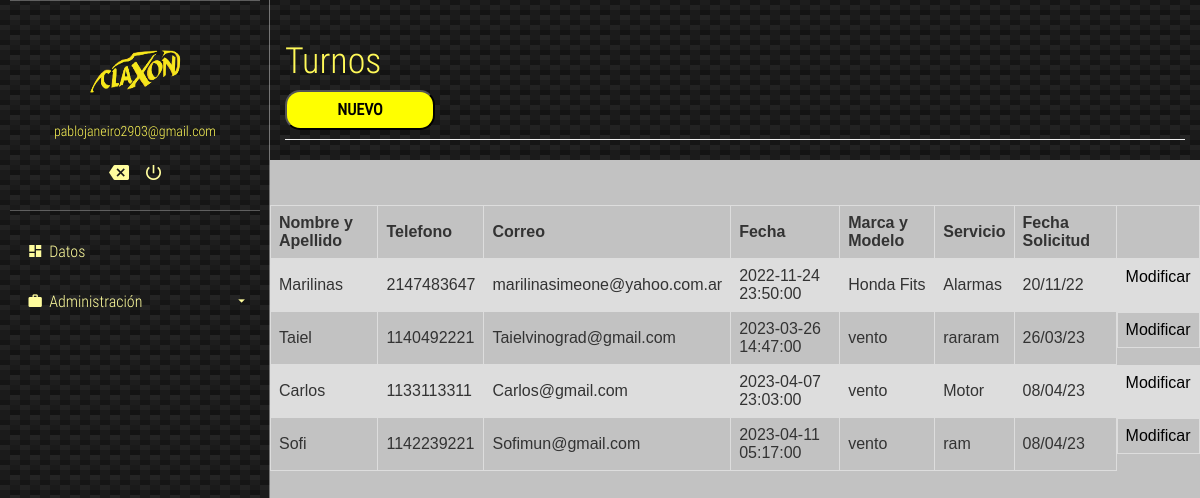
Screenshot of /verTurnos.php (signed in) with the database file from the repository.
### tables this page shows
CREATE TABLE `users` (
  `id` int(11) NOT NULL,
  `email` varchar(200) NOT NULL,
  `password` varchar(200) NOT NULL,
  `Tipo` varchar(15) DEFAULT 'Cliente',
  `Telefono` varchar(15) NOT NULL,
  `Nombre` varchar(200) NOT NULL,
  `imagen` longblob NOT NULL
);

CREATE TABLE `turnos` (
  `Nombre` varchar(200) NOT NULL,
  `Telefono` int(11) NOT NULL,
  `id` int(11) NOT NULL,
  `Correo` varchar(200) NOT NULL,
  `Fecha_Hora` datetime NOT NULL,
  `Marca_Modelo` varchar(100) NOT NULL,
  `Servicio` varchar(100) NOT NULL,
  `Fecha_Solicitud` varchar(15) NOT NULL
);

### verTurnos.php (the view, shortened to what this page needs)
<?php
  require 'database.php';
  if (isset($_SESSION['user_id'])) {
    $records = $conn->prepare('SELECT id, email, password FROM users WHERE id = :id');
    $records->bindParam(':id', $_SESSION['user_id']);
    $records->execute();
    $results = $records->fetch(PDO::FETCH_ASSOC);
    $user = null;
    if (count($results) > 0) {
      $user = $results;
    }
  }
?>
<head>
	<link rel="stylesheet" href="./css/main.css">
</head>
<body>
	<section class="full-box cover dashboard-sideBar">
		<div class="full-box dashboard-sideBar-ct">
			<div class="full-box dashboard-sideBar-UserInfo">
				<figure class="full-box">
				<img src="claxon2.png" alt="UserIcon">
					<figcaption class="text-center text-titles"><?= $user['email']; ?></figcaption>
				</figure>
				<ul class="full-box list-unstyled text-center">
					<li>
						<a href="index.php">
							<i class="zmdi zmdi-tag-close"></i>
						</a>
					</li>
					<li>
						<a href="logout.php" class="btn-exit-system">
							<i class="zmdi zmdi-power"></i>
						</a>
					</li>
				</ul>
			</div>
			<ul class="list-unstyled full-box dashboard-sideBar-Menu">
				<li>
					<a href="home.php">
						<i class="zmdi zmdi-view-dashboard zmdi-hc-fw"></i> Datos
					</a>
				</li>
				<li>
					<a class="btn-sideBar-SubMenu">
						<i class="zmdi zmdi-case zmdi-hc-fw"></i> Administración <i class="zmdi zmdi-caret-down pull-right"></i>
					</a>
					<ul class="list-unstyled full-box">
					</ul>
				</li>
			</ul>
		</div>
	</section>
	<section class="full-box dashboard-contentPage">
		<div class="container-fluid">
			<div class="page-header">
			  <h1 class="text-titles">Turnos</h1>
			  <button class="btnn" type="button" name = "nuevo"  onclick="window.location.href='turnos.php';"><b>NUEVO</b></button></div>
			</div>
		<?php
	include("conexion.php");
  $query = "SELECT id, nombre, telefono, correo, fecha_hora, marca_modelo, servicio, fecha_solicitud FROM turnos";
        $resultado = $conexion->query($query);
            ?>
<form class="articulo" class="post" method="post">
	<br><br/>
<table>
  <tr>
    <th>Nombre y Apellido</th>
    <th>Telefono</th>
    <th>Correo</th>
	<th>Fecha</th>
	<th>Marca y Modelo</th>
	<th>Servicio</th>
	<th>Fecha Solicitud</th>
	<th></th>
  </tr>
  <?php
     while ($row = $resultado -> fetch_assoc()) {
  ?>
  <tr>
    <td><?php echo $row['nombre'] ?></td>
    <td><?php echo $row['telefono'] ?></td>
    <td><?php echo $row['correo'] ?></td>
	<td><?php echo $row['fecha_hora'] ?></td>
    <td><?php echo $row['marca_modelo'] ?></td>
    <td><?php echo $row['servicio'] ?></td>
	<td><?php echo $row['fecha_solicitud'] ?></td>
	<td style="display:flex; justify-content:center" ><a href="actualizarTurnos.php?id=<?php echo $row["id"]?>"  style="color:black; ">Modificar</a>
  </tr>
  <?php
}
?>
</table>
</form>
	</section>
</body>
</html>

### css/main.css (style rules this page uses)
body, html { background-color: rgb(194, 194, 194); width: 100%; height: 100%; margin: 0; padding: 0; position: relative; font-size: 16px; font-family: 'RobotoCondensed'; overflow: hidden; }
.full-box { margin: 0; padding: 0; width: 100%; box-sizing: border-box; }
.cover { background: 50% 50% no-repeat; background-size: cover; }
.text-titles { color: #fff958; font-family: 'RobotoCondensedLight' }
.dashboard-sideBar, .dashboard-contentPage { position: absolute; top: 0; height: 100%; transition: all .3s ease-in-out; }
.dashboard-sideBar, .dashboard-sideBar-ct { width: 270px; }
.dashboard-sideBar { left: 0; z-index: 2; background: linear-gradient(27deg, #151515 5px, transparent 5px) 0 5px, linear-gradient(207deg, #151515 5px, transparent 5px) 10px 0px, linear-gradient(27deg, #222 5px, transparent 5px) 0px 10px, linear-gradient(207deg, #222 5px, transparent 5px) 10px 5px, linear-gradient(90deg, #1b1b1b 10px, transparent 10px), linear-gradient(#1d1d1d 25%, #1a1a1a 25%, #1a1a1a 50%, transparent 50%, transparent 75%, #242424 75%, #242424); background-color: #131313; background-size: 20px 20px; border-right: 1px solid rgba(255, 255, 255, .4); overflow: hidden; }
.dashboard-sideBar-ct { position: relative; height: 100%; padding: 0 10px; padding-bottom: 30px; }
.dashboard-sideBar-UserInfo { border-top: 1px solid rgba(255, 255, 255, .3); border-bottom: 1px solid rgba(255, 255, 255, .3); color: #fff; font-size: 14px; padding: 20px 0; }
.dashboard-sideBar-UserInfo figure img { width: 100px; height: 100px; border-radius: 100%; display: block; margin: 0 auto; }
.dashboard-sideBar-UserInfo ul { margin-top: 15px; }
.dashboard-sideBar-UserInfo ul > li, .dashboard-sideBar-UserInfo ul > li > a { display: inline-block; color: rgb(255, 253, 158); }
.dashboard-sideBar-UserInfo ul > li > a { outline: none; font-size: 20px; padding: 7px; transition: all .3s ease-in-out; }
.dashboard-sideBar-Menu { padding-top: 15px; }
.dashboard-sideBar-Menu > li, .dashboard-sideBar-Menu > li > a, .dashboard-sideBar-Menu > li > ul > li, .dashboard-sideBar-Menu > li > ul > li > a { line-height: 50px; font-family: "RobotoCondensedLight"; display: block; color: rgb(255, 253, 158); text-decoration: none; border-radius: 4px; transition: all .3s ease-in-out; position: relative; }
.dashboard-sideBar-Menu > li > a > i.zmdi-caret-down { line-height: 50px; transition: all .3s ease-in-out; }
.dashboard-sideBar-Menu > li > a { padding: 0 15px; box-sizing: border-box; height: 50px; outline: none; }
.dashboard-sideBar-Menu > li > ul { position: relative; padding-top: 7px; height: 0; overflow: hidden; }
.dashboard-contentPage { right: 0; z-index: 1; padding-left: 270px; }
.btnn { background-color: yellow; color:black; width: 150px; height: 40px; border-radius: 15px; }

### verTurnos.php (style rules this page uses)
table { font-family: arial, sans-serif; border-collapse: collapse; width: 100%; }
td, th { border: 1px solid #dddddd; text-align: left; padding: 8px; }
tr:nth-child(even) { background-color: #dddddd; }
.btnn { background-color: yellow; color:black; width: 150px; height: 40px; border-radius: 15px; }

### rows the page displays
users: email "pablojaneiro2903@gmail.com"
turnos: Nombre "Marilinas", Telefono "2147483647", Correo "marilinasimeone@yahoo.com.ar", Fecha_Hora "2022-11-24 23:50:00", Marca_Modelo "Honda Fits", Servicio "Alarmas", Fecha_Solicitud "20/11/22"
turnos: Nombre "Taiel", Telefono "1140492221", Correo "Taielvinograd@gmail.com", Fecha_Hora "2023-03-26 14:47:00", Marca_Modelo "vento", Servicio "rararam", Fecha_Solicitud "26/03/23"
turnos: Nombre "Carlos", Telefono "1133113311", Correo "Carlos@gmail.com", Fecha_Hora "2023-04-07 23:03:00", Marca_Modelo "vento", Servicio "Motor", Fecha_Solicitud "08/04/23"
turnos: Nombre "Sofi", Telefono "1142239221", Correo "Sofimun@gmail.com", Fecha_Hora "2023-04-11 05:17:00", Marca_Modelo "vento", Servicio "ram", Fecha_Solicitud "08/04/23"
